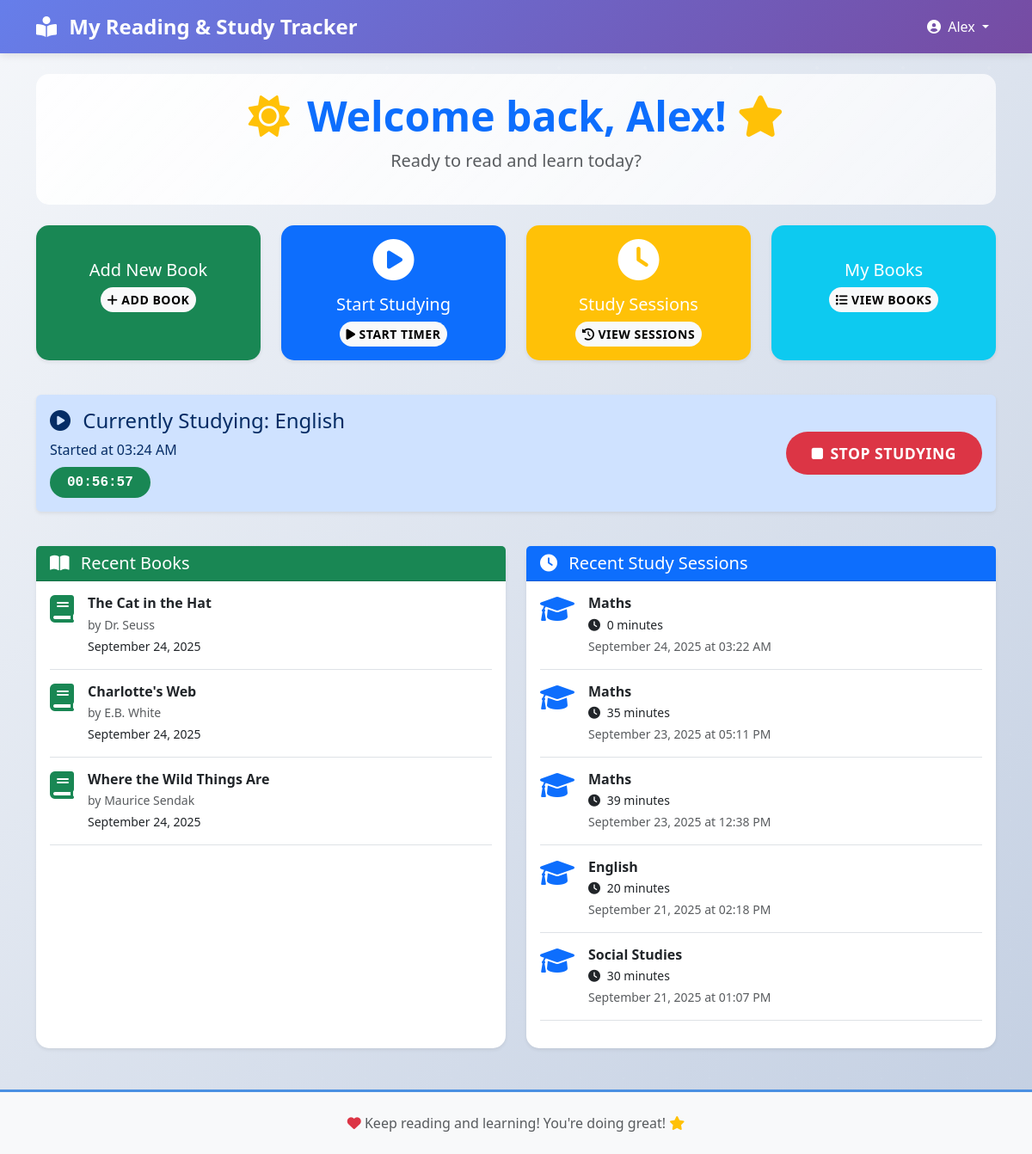
The page /dashboard (signed in) on the database its author committed.
### app.py (models this page shows)
class User(UserMixin, db.Model):
    id = db.Column(db.Integer, primary_key=True)
    email = db.Column(db.String(100), unique=True, nullable=False)
    name = db.Column(db.String(100), nullable=False)
    google_id = db.Column(db.String(100), unique=True, nullable=False)
    created_at = db.Column(db.DateTime, default=datetime.utcnow)
    books = db.relationship('Book', backref='user', lazy=True)
    study_sessions = db.relationship('StudySession', backref='user', lazy=True)

class StudySession(db.Model):
    id = db.Column(db.Integer, primary_key=True)
    subject = db.Column(db.String(50), nullable=False)  # maths, writing, english, science, social_studies
    start_time = db.Column(db.DateTime, nullable=False)
    end_time = db.Column(db.DateTime)
    duration_minutes = db.Column(db.Integer)  # calculated field
    notes = db.Column(db.Text)
    user_id = db.Column(db.Integer, db.ForeignKey('user.id'), nullable=False)

class Book(db.Model):
    id = db.Column(db.Integer, primary_key=True)
    title = db.Column(db.String(200), nullable=False)
    author = db.Column(db.String(100))
    summary = db.Column(db.Text)
    date_read = db.Column(db.DateTime, default=datetime.utcnow)
    user_id = db.Column(db.Integer, db.ForeignKey('user.id'), nullable=False)

### app.py (the view)
@app.route('/dashboard')
@login_required
def dashboard():
    recent_books = Book.query.filter_by(user_id=current_user.id).order_by(Book.date_read.desc()).limit(5).all()
    recent_sessions = StudySession.query.filter_by(user_id=current_user.id).filter(StudySession.end_time.isnot(None)).order_by(StudySession.start_time.desc()).limit(5).all()
    active_session = StudySession.query.filter_by(user_id=current_user.id, end_time=None).first()
    return render_template('dashboard.html',
                         recent_books=recent_books,
                         recent_sessions=recent_sessions,
                         active_session=active_session)

### app.py (called while the page is built)
@login_manager.user_loader
def load_user(user_id):
    return User.query.get(int(user_id))

### templates/dashboard.html (shortened to what this page needs)
{% extends "base.html" %}
{% block content %}
<div class="row">
    <div class="col-12">
        <div class="welcome-header mb-4">
            <h1 class="display-5 fw-bold text-primary">
                <i class="fas fa-sun text-warning me-2"></i>
                Welcome back, {{ current_user.name.split(' ')[0] }}!
                <i class="fas fa-star text-warning"></i>
            </h1>
            <p class="lead text-muted">Ready to read and learn today?</p>
        </div>
    </div>
</div>
<div class="row mb-4">
    <div class="col-md-6 col-lg-3 mb-3">
        <div class="card h-100 border-0 shadow-sm action-card bg-success">
            <div class="card-body text-center text-white">
                <h5>Add New Book</h5>
                <a href="{{ url_for('books') }}" class="btn btn-light btn-sm fw-bold">
                    <i class="fas fa-plus me-1"></i>Add Book
                </a>
            </div>
        </div>
    </div>
    <div class="col-md-6 col-lg-3 mb-3">
        <div class="card h-100 border-0 shadow-sm action-card bg-primary">
            <div class="card-body text-center text-white">
                <i class="fas fa-play-circle fa-3x mb-3"></i>
                <h5>Start Studying</h5>
                <button class="btn btn-light btn-sm fw-bold" onclick="showStudyModal()">
                    <i class="fas fa-play me-1"></i>Start Timer
                </button>
            </div>
        </div>
    </div>
    <div class="col-md-6 col-lg-3 mb-3">
        <div class="card h-100 border-0 shadow-sm action-card bg-warning">
            <div class="card-body text-center text-white">
                <i class="fas fa-clock fa-3x mb-3"></i>
                <h5>Study Sessions</h5>
                <a href="{{ url_for('study_sessions') }}" class="btn btn-light btn-sm fw-bold">
                    <i class="fas fa-history me-1"></i>View Sessions
                </a>
            </div>
        </div>
    </div>
    <div class="col-md-6 col-lg-3 mb-3">
        <div class="card h-100 border-0 shadow-sm action-card bg-info">
            <div class="card-body text-center text-white">
                <h5>My Books</h5>
                <a href="{{ url_for('books') }}" class="btn btn-light btn-sm fw-bold">
                    <i class="fas fa-list me-1"></i>View Books
                </a>
            </div>
        </div>
    </div>
</div>
{% if active_session %}
<div class="row mb-4">
    <div class="col-12">
        <div class="alert alert-primary border-0 shadow-sm" role="alert">
            <div class="row align-items-center">
                <div class="col-md-8">
                    <h4 class="alert-heading">
                        <i class="fas fa-play-circle me-2"></i>
                        Currently Studying: {{ active_session.subject.replace('_', ' ').title() }}
                    </h4>
                    <p class="mb-0">Started at {{ active_session.start_time.strftime('%I:%M %p') }}</p>
                    <div class="mt-2">
                        <span class="badge bg-success fs-6" id="timer-display">00:00:00</span>
                    </div>
                </div>
                <div class="col-md-4 text-end">
                    <button class="btn btn-danger btn-lg" onclick="stopStudy()">
                        <i class="fas fa-stop me-2"></i>Stop Studying
                    </button>
                </div>
            </div>
        </div>
    </div>
</div>
{% endif %}
<div class="row">
    <div class="col-md-6">
        <div class="card border-0 shadow-sm h-100">
            <div class="card-header bg-success text-white">
                <h5 class="mb-0">
                    <i class="fas fa-book-open me-2"></i>
                    Recent Books
                </h5>
            </div>
            <div class="card-body">
                {% if recent_books %}
                    {% for book in recent_books %}
                    <div class="d-flex mb-3 pb-3 border-bottom">
                        <div class="flex-shrink-0">
                            <i class="fas fa-book text-success fa-2x"></i>
                        </div>
                        <div class="flex-grow-1 ms-3">
                            <h6 class="mb-1 fw-bold">{{ book.title }}</h6>
                            {% if book.author %}
                            <p class="mb-1 small text-muted">by {{ book.author }}</p>
                            {% endif %}
                            <p class="mb-0 small">{{ book.date_read.strftime('%B %d, %Y') }}</p>
                        </div>
                    </div>
                    {% endfor %}
                {% endif %}
            </div>
        </div>
    </div>
    <div class="col-md-6">
        <div class="card border-0 shadow-sm h-100">
            <div class="card-header bg-primary text-white">
                <h5 class="mb-0">
                    <i class="fas fa-clock me-2"></i>
                    Recent Study Sessions
                </h5>
            </div>
            <div class="card-body">
                {% if recent_sessions %}
                    {% for session in recent_sessions %}
                    <div class="d-flex mb-3 pb-3 border-bottom">
                        <div class="flex-shrink-0">
                            <i class="fas fa-graduation-cap text-primary fa-2x"></i>
                        </div>
                        <div class="flex-grow-1 ms-3">
                            <h6 class="mb-1 fw-bold">{{ session.subject.replace('_', ' ').title() }}</h6>
                            <p class="mb-1 small">
                                <i class="fas fa-clock me-1"></i>
                                {{ session.duration_minutes }} minutes
                            </p>
                            <p class="mb-0 small text-muted">{{ session.start_time.strftime('%B %d, %Y at %I:%M %p') }}</p>
                        </div>
                    </div>
                    {% endfor %}
                {% endif %}
            </div>
        </div>
    </div>
</div>
{% endblock %}

### templates/base.html (shortened to what this page needs)
<!DOCTYPE html>
<html lang="en">
<head>
    <link href="https://cdn.jsdelivr.net/npm/bootstrap@5.3.0/dist/css/bootstrap.min.css" rel="stylesheet">
    <link href="https://cdnjs.cloudflare.com/ajax/libs/font-awesome/6.0.0/css/all.min.css" rel="stylesheet">
    <link href="{{ url_for('static', filename='css/style.css') }}" rel="stylesheet">
</head>
<body>
    <nav class="navbar navbar-expand-lg navbar-light bg-primary">
        <div class="container">
            <a class="navbar-brand text-white fw-bold" href="{{ url_for('dashboard') }}">
                <i class="fas fa-book-reader me-2"></i>
                My Reading & Study Tracker
            </a>
            {% if current_user.is_authenticated %}
            <div class="navbar-nav ms-auto">
                <div class="nav-item dropdown">
                    <a class="nav-link dropdown-toggle text-white" href="#" id="navbarDropdown" role="button" data-bs-toggle="dropdown">
                        <i class="fas fa-user-circle me-1"></i>
                        {{ current_user.name }}
                    </a>
                </div>
            </div>
            {% endif %}
        </div>
    </nav>
    <main class="container mt-4">
        {% block content %}{% endblock %}
    </main>
    <footer class="bg-light mt-5 py-4">
        <div class="container text-center">
            <p class="text-muted mb-0">
                <i class="fas fa-heart text-danger"></i>
                Keep reading and learning! You're doing great!
                <i class="fas fa-star text-warning"></i>
            </p>
        </div>
    </footer>
</body>
</html>

### static/css/style.css (style rules this page uses)
:root { --primary-color: #4a90e2; --secondary-color: #f39c12; --success-color: #27ae60; --warning-color: #f1c40f; --danger-color: #e74c3c; --info-color: #3498db; --light-bg: #f8f9fa; --gradient-primary: linear-gradient(135deg, #667eea 0%, #764ba2 100%); --gradient-success: linear-gradient(135deg, #4ecdc4 0%, #44a08d 100%); --gradient-warning: linear-gradient(135deg, #ffecd2 0%, #fcb69f 100%); }
body { font-family: 'Segoe UI', Tahoma, Geneva, Verdana, sans-serif; background: linear-gradient(135deg, #f5f7fa 0%, #c3cfe2 100%); min-height: 100vh; }
.navbar { background: var(--gradient-primary) !important; box-shadow: 0 2px 10px rgba(0,0,0,0.1); }
.navbar-brand { font-size: 1.5rem; font-weight: 700; }
.card { border-radius: 15px; transition: transform 0.3s ease, box-shadow 0.3s ease; }
.action-card { background: linear-gradient(135deg, var(--bs-bg-opacity, 1), rgba(255,255,255,0.1)); transition: all 0.3s ease; }
.btn { border-radius: 25px; font-weight: 600; text-transform: uppercase; letter-spacing: 0.5px; transition: all 0.3s ease; border: none; }
.btn-lg { padding: 12px 30px; font-size: 1.1rem; }
.welcome-header { text-align: center; padding: 20px; border-radius: 15px; background: linear-gradient(135deg, rgba(255,255,255,0.9), rgba(255,255,255,0.7)); margin-bottom: 30px; }
#timer-display { font-family: 'Courier New', monospace; font-size: 1.5rem; font-weight: bold; padding: 10px 20px; border-radius: 25px; animation: pulse 2s infinite; }
.badge { border-radius: 20px; padding: 8px 15px; font-weight: 600; }
body::before { content: ''; position: fixed; top: -50%; left: -50%; width: 200%; height: 200%; background: radial-gradient(circle, rgba(255,255,255,0.1) 2px, transparent 2px), radial-gradient(circle, rgba(255,255,255,0.05) 1px, transparent 1px); background-size: 100px 100px, 50px 50px; animation: float 20s infinite linear; pointer-events: none; z-index: -1; }
footer { margin-top: auto; background: rgba(255,255,255,0.9) !important; border-top: 3px solid var(--primary-color); }

### rows shown on the page
User: name "Alex"
StudySession: subject.replace "English", start_time "03:24 AM"
Book: title "The Cat in the Hat", author "Dr. Seuss", date_read "September 24, 2025"
Book: title "Charlotte's Web", author "E.B. White", date_read "September 24, 2025"
Book: title "Where the Wild Things Are", author "Maurice Sendak", date_read "September 24, 2025"
StudySession: subject.replace "Maths", duration_minutes "0", start_time "September 24, 2025 at 03:22 AM"
StudySession: subject.replace "Maths", duration_minutes "35", start_time "September 23, 2025 at 05:11 PM"
StudySession: subject.replace "Maths", duration_minutes "39", start_time "September 23, 2025 at 12:38 PM"
StudySession: subject.replace "English", duration_minutes "20", start_time "September 21, 2025 at 02:18 PM"
StudySession: subject.replace "Social Studies", duration_minutes "30", start_time "September 21, 2025 at 01:07 PM"
